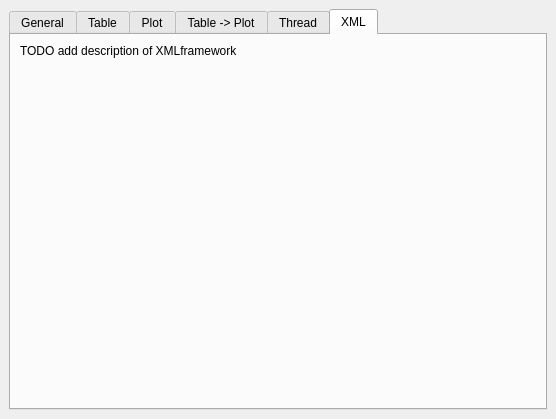
<ui version="4.0" >
 <class>SampleModuleWidget</class>
 <widget class="QWidget" name="SampleModuleWidget" >
  <property name="geometry" >
   <rect>
    <x>0</x>
    <y>0</y>
    <width>556</width>
    <height>419</height>
   </rect>
  </property>
  <property name="contextMenuPolicy" >
   <enum>Qt::ActionsContextMenu</enum>
  </property>
  <property name="windowTitle" >
   <string>Sample Widget</string>
  </property>
  <layout class="QVBoxLayout" >
   <property name="margin" >
    <number>9</number>
   </property>
   <property name="spacing" >
    <number>6</number>
   </property>
   <item>
    <widget class="QTabWidget" name="tabWidget" >
     <property name="currentIndex" >
      <number>5</number>
     </property>
     <widget class="QWidget" name="tab" >
      <attribute name="title" >
       <string>General</string>
      </attribute>
      <layout class="QVBoxLayout" >
       <property name="margin" >
        <number>9</number>
       </property>
       <property name="spacing" >
        <number>6</number>
       </property>
       <item>
        <layout class="QVBoxLayout" >
         <property name="margin" >
          <number>0</number>
         </property>
         <property name="spacing" >
          <number>6</number>
         </property>
         <item>
          <widget class="QLabel" name="sampleLabel" >
           <property name="text" >
            <string>I am a sample widget. Create similar widgets like this:</string>
           </property>
          </widget>
         </item>
         <item>
          <widget class="QTextEdit" name="textEdit" >
           <property name="readOnly" >
            <bool>true</bool>
           </property>
           <property name="html" >
            <string>&lt;html>&lt;head>&lt;meta name="qrichtext" content="1" />&lt;style type="text/css">
p, li { white-space: pre-wrap; }
&lt;/style>&lt;/head>&lt;body style=" font-family:'Sans Serif'; font-size:9pt; font-weight:400; font-style:normal; text-decoration:none;">
&lt;p style=" margin-top:0px; margin-bottom:0px; margin-left:0px; margin-right:0px; -qt-block-indent:0; text-indent:0px;">&lt;span style=" font-weight:600;">1)&lt;/span> Create widget with QT designer and save to /src/gui/ui_xml.&lt;/p>
&lt;p style="-qt-paragraph-type:empty; margin-top:0px; margin-bottom:0px; margin-left:0px; margin-right:0px; -qt-block-indent:0; text-indent:0px;">&lt;/p>
&lt;p style=" margin-top:0px; margin-bottom:0px; margin-left:0px; margin-right:0px; -qt-block-indent:0; text-indent:0px;">&lt;span style=" font-weight:600;">2) &lt;/span>Create subclass in /src/gui which inherits from Ui::ClassName and QWidget (see implementation of SampleModuleWidget).&lt;/p>
&lt;p style="-qt-paragraph-type:empty; margin-top:0px; margin-bottom:0px; margin-left:0px; margin-right:0px; -qt-block-indent:0; text-indent:0px;">&lt;/p>
&lt;p style=" margin-top:0px; margin-bottom:0px; margin-left:0px; margin-right:0px; -qt-block-indent:0; text-indent:0px;">&lt;span style=" font-weight:600;">3)&lt;/span> Add setupUi(this) to the constructor to initialize the widget contents.&lt;/p>
&lt;p style="-qt-paragraph-type:empty; margin-top:0px; margin-bottom:0px; margin-left:0px; margin-right:0px; -qt-block-indent:0; text-indent:0px;">&lt;/p>
&lt;p style=" margin-top:0px; margin-bottom:0px; margin-left:0px; margin-right:0px; -qt-block-indent:0; text-indent:0px;">&lt;span style=" font-weight:600;">4)&lt;/span> Write your code for the widget.&lt;/p>
&lt;p style="-qt-paragraph-type:empty; margin-top:0px; margin-bottom:0px; margin-left:0px; margin-right:0px; -qt-block-indent:0; text-indent:0px;">&lt;/p>
&lt;p style=" margin-top:0px; margin-bottom:0px; margin-left:0px; margin-right:0px; -qt-block-indent:0; text-indent:0px;">&lt;span style=" font-weight:600;">5)&lt;/span> Construct the widget and pass it to ModuleManager::addModule() in MainWindow::setupModules().&lt;/p>&lt;/body>&lt;/html></string>
           </property>
          </widget>
         </item>
        </layout>
       </item>
      </layout>
     </widget>
     <widget class="QWidget" name="tab_2" >
      <attribute name="title" >
       <string>Table</string>
      </attribute>
      <layout class="QVBoxLayout" >
       <property name="margin" >
        <number>9</number>
       </property>
       <property name="spacing" >
        <number>6</number>
       </property>
       <item>
        <layout class="QVBoxLayout" >
         <property name="margin" >
          <number>0</number>
         </property>
         <property name="spacing" >
          <number>6</number>
         </property>
         <item>
          <widget class="QLabel" name="label" >
           <property name="text" >
            <string>In the designer, promote normal QTableWidgets to IvkTableWidgets with header IvkTableWidget.h" to get an exportable table like this:</string>
           </property>
           <property name="wordWrap" >
            <bool>true</bool>
           </property>
          </widget>
         </item>
         <item>
          <widget class="IvkTableWidget" name="tableWidget" >
           <property name="rowCount" >
            <number>3</number>
           </property>
           <property name="columnCount" >
            <number>3</number>
           </property>
           <row/>
           <row/>
           <row/>
           <column/>
           <column/>
           <column/>
           <item row="0" column="0" >
            <property name="text" >
             <string>oppp</string>
            </property>
           </item>
           <item row="0" column="1" >
            <property name="text" >
             <string>tz</string>
            </property>
           </item>
           <item row="0" column="2" >
            <property name="text" >
             <string>gh</string>
            </property>
           </item>
           <item row="1" column="0" >
            <property name="text" >
             <string>ijkl</string>
            </property>
           </item>
           <item row="1" column="1" >
            <property name="text" >
             <string>dffdsgsdfg</string>
            </property>
           </item>
           <item row="1" column="2" >
            <property name="text" >
             <string>32423</string>
            </property>
           </item>
           <item row="2" column="0" >
            <property name="text" >
             <string>afdyxc</string>
            </property>
           </item>
           <item row="2" column="1" >
            <property name="text" >
             <string>sdfgvcx</string>
            </property>
           </item>
           <item row="2" column="2" >
            <property name="text" >
             <string>324</string>
            </property>
           </item>
          </widget>
         </item>
        </layout>
       </item>
      </layout>
     </widget>
     <widget class="QWidget" name="tab_3" >
      <attribute name="title" >
       <string>Plot</string>
      </attribute>
      <layout class="QVBoxLayout" >
       <property name="margin" >
        <number>9</number>
       </property>
       <property name="spacing" >
        <number>6</number>
       </property>
       <item>
        <layout class="QVBoxLayout" >
         <property name="margin" >
          <number>0</number>
         </property>
         <property name="spacing" >
          <number>6</number>
         </property>
         <item>
          <widget class="QLabel" name="asdfg" >
           <property name="text" >
            <string>In the designer, promote a normal "Widget" to an IvkPlot widget with header "IvkPlot.h" to get a custom plot widget like this:</string>
           </property>
           <property name="wordWrap" >
            <bool>true</bool>
           </property>
          </widget>
         </item>
         <item>
          <widget class="IvkPlot" native="1" name="plotWidget" />
         </item>
        </layout>
       </item>
      </layout>
     </widget>
     <widget class="QWidget" name="widget" >
      <attribute name="title" >
       <string>Table -> Plot</string>
      </attribute>
      <layout class="QVBoxLayout" >
       <property name="margin" >
        <number>9</number>
       </property>
       <property name="spacing" >
        <number>6</number>
       </property>
       <item>
        <widget class="QTabWidget" name="tabWidget_2" >
         <property name="currentIndex" >
          <number>0</number>
         </property>
         <widget class="QWidget" name="tab_4" >
          <attribute name="title" >
           <string>Howto</string>
          </attribute>
          <layout class="QVBoxLayout" >
           <property name="margin" >
            <number>9</number>
           </property>
           <property name="spacing" >
            <number>6</number>
           </property>
           <item>
            <widget class="QTextEdit" name="textEdit_2" >
             <property name="html" >
              <string>&lt;html>&lt;head>&lt;meta name="qrichtext" content="1" />&lt;style type="text/css">
p, li { white-space: pre-wrap; }
&lt;/style>&lt;/head>&lt;body style=" font-family:'Sans Serif'; font-size:9pt; font-weight:400; font-style:normal; text-decoration:none;">
&lt;p style=" margin-top:0px; margin-bottom:0px; margin-left:0px; margin-right:0px; -qt-block-indent:0; text-indent:0px;">&lt;span style=" font-style:italic;">(see SampleModuleWidget::setupTablePlotLink() for the demonstration code)&lt;/span>&lt;/p>
&lt;p style="-qt-paragraph-type:empty; margin-top:0px; margin-bottom:0px; margin-left:0px; margin-right:0px; -qt-block-indent:0; text-indent:0px;">&lt;/p>
&lt;p style=" margin-top:0px; margin-bottom:0px; margin-left:0px; margin-right:0px; -qt-block-indent:0; text-indent:0px;">&lt;span style=" font-weight:600;">1)&lt;/span> Create the table and plot widgets you want to link and make sure you have pointer access to them.&lt;/p>
&lt;p style="-qt-paragraph-type:empty; margin-top:0px; margin-bottom:0px; margin-left:0px; margin-right:0px; -qt-block-indent:0; text-indent:0px;">&lt;/p>
&lt;p style="-qt-paragraph-type:empty; margin-top:0px; margin-bottom:0px; margin-left:0px; margin-right:0px; -qt-block-indent:0; text-indent:0px;">&lt;/p>
&lt;p style=" margin-top:0px; margin-bottom:0px; margin-left:0px; margin-right:0px; -qt-block-indent:0; text-indent:0px;">&lt;span style=" font-weight:600;">2)&lt;/span> Call &lt;span style=" font-weight:600;">pointerTable-&amp;gt;attachPlot(pointerPlot)&lt;/span>. As of now, one table can only have one attached plot.&lt;/p>
&lt;p style="-qt-paragraph-type:empty; margin-top:0px; margin-bottom:0px; margin-left:0px; margin-right:0px; -qt-block-indent:0; text-indent:0px;">&lt;/p>
&lt;p style="-qt-paragraph-type:empty; margin-top:0px; margin-bottom:0px; margin-left:0px; margin-right:0px; -qt-block-indent:0; text-indent:0px;">&lt;/p>
&lt;p style=" margin-top:0px; margin-bottom:0px; margin-left:0px; margin-right:0px; -qt-block-indent:0; text-indent:0px;">&lt;span style=" font-weight:600;">3) &lt;/span>Specify which information should be exported to the Plot. You do this by calling &lt;span style=" font-weight:600;">pointerTable-&amp;gt;addAttachedPlotCurve()&lt;/span> and passing two &lt;span style=" font-weight:600;">TablePlotLink&lt;/span> objects. The first one specifies what should be used as the x coordinates, the second one specifies the values for the y coordinates.&lt;/p>
&lt;p style="-qt-paragraph-type:empty; margin-top:0px; margin-bottom:0px; margin-left:0px; margin-right:0px; -qt-block-indent:0; text-indent:0px;">&lt;/p>
&lt;p style=" margin-top:0px; margin-bottom:0px; margin-left:0px; margin-right:0px; -qt-block-indent:0; text-indent:0px;">&lt;span style=" font-weight:600;">TablePlotLink&lt;/span> objects are &lt;span style=" font-weight:600;">constructed with 2 parameters:&lt;/span>&lt;/p>
&lt;p style="-qt-paragraph-type:empty; margin-top:0px; margin-bottom:0px; margin-left:0px; margin-right:0px; -qt-block-indent:0; text-indent:0px;">&lt;/p>
&lt;p style=" margin-top:0px; margin-bottom:0px; margin-left:0px; margin-right:0px; -qt-block-indent:0; text-indent:0px;">The &lt;span style=" font-weight:600;">first parameter&lt;/span> specifies which &lt;span style=" font-weight:600;">kind of information&lt;/span> to use and can be one of &lt;span style=" font-weight:600;">TablePlotLink::colIndex&lt;/span>, &lt;span style=" font-weight:600;">TablePlotLink::colValues&lt;/span>, &lt;span style=" font-weight:600;">TablePlotLink::rowIndex&lt;/span> or &lt;span style=" font-weight:600;">TablePlotLink::rowValues&lt;/span>.&lt;/p>
&lt;p style="-qt-paragraph-type:empty; margin-top:0px; margin-bottom:0px; margin-left:0px; margin-right:0px; -qt-block-indent:0; text-indent:0px;">&lt;/p>
&lt;p style=" margin-top:0px; margin-bottom:0px; margin-left:0px; margin-right:0px; -qt-block-indent:0; text-indent:0px;">The &lt;span style=" font-weight:600;">second parameter&lt;/span> offers &lt;span style=" font-weight:600;">additional settings&lt;/span>:&lt;/p>
&lt;p style=" margin-top:0px; margin-bottom:0px; margin-left:0px; margin-right:0px; -qt-block-indent:0; text-indent:0px;">- If you are using &lt;span style=" font-weight:600;">row or column indices:&lt;/span> It is &lt;span style=" font-weight:600;">optional&lt;/span> and gives a &lt;span style=" font-weight:600;">factor&lt;/span> by which to multiply the indices.&lt;/p>
&lt;p style=" margin-top:0px; margin-bottom:0px; margin-left:0px; margin-right:0px; -qt-block-indent:0; text-indent:0px;">- If you are using&lt;span style=" font-weight:600;"> row or column values:&lt;/span> It is &lt;span style=" font-weight:600;">required&lt;/span> and gives the &lt;span style=" font-weight:600;">row or column ID&lt;/span> from which the values should be taken.&lt;/p>
&lt;p style="-qt-paragraph-type:empty; margin-top:0px; margin-bottom:0px; margin-left:0px; margin-right:0px; -qt-block-indent:0; text-indent:0px;">&lt;/p>
&lt;p style="-qt-paragraph-type:empty; margin-top:0px; margin-bottom:0px; margin-left:0px; margin-right:0px; -qt-block-indent:0; text-indent:0px;">&lt;/p>
&lt;p style=" margin-top:0px; margin-bottom:0px; margin-left:0px; margin-right:0px; -qt-block-indent:0; text-indent:0px;">&lt;span style=" font-weight:600;">4)&lt;/span> Update the plot by manually calling &lt;span style=" font-weight:600;">tablePointer-&amp;gt;updatePlot()&lt;/span>, by connecting signals to the &lt;span style=" font-weight:600;">table's updatePlot()&lt;/span> &lt;span style=" font-weight:600;">slot&lt;/span> or by enabling auto update when the table contents change with a call of &lt;span style=" font-weight:600;">tablePointer-&amp;gt;setAutoUpdatePlot(true)&lt;/span>.&lt;/p>&lt;/body>&lt;/html></string>
             </property>
            </widget>
           </item>
          </layout>
         </widget>
         <widget class="QWidget" name="tab_5" >
          <attribute name="title" >
           <string>Example</string>
          </attribute>
          <layout class="QVBoxLayout" >
           <property name="margin" >
            <number>9</number>
           </property>
           <property name="spacing" >
            <number>6</number>
           </property>
           <item>
            <widget class="IvkTableWidget" name="linkDemoTable" >
             <property name="rowCount" >
              <number>5</number>
             </property>
             <property name="columnCount" >
              <number>3</number>
             </property>
             <row/>
             <row/>
             <row/>
             <row/>
             <row/>
             <column/>
             <column/>
             <column/>
             <item row="0" column="0" >
              <property name="text" >
               <string>123</string>
              </property>
             </item>
             <item row="0" column="1" >
              <property name="text" >
               <string>234</string>
              </property>
             </item>
             <item row="0" column="2" >
              <property name="text" >
               <string>314</string>
              </property>
             </item>
             <item row="1" column="0" >
              <property name="text" >
               <string>345</string>
              </property>
             </item>
             <item row="1" column="1" >
              <property name="text" >
               <string>546</string>
              </property>
             </item>
             <item row="1" column="2" >
              <property name="text" >
               <string>253</string>
              </property>
             </item>
             <item row="2" column="0" >
              <property name="text" >
               <string>165</string>
              </property>
             </item>
             <item row="2" column="1" >
              <property name="text" >
               <string>265</string>
              </property>
             </item>
             <item row="2" column="2" >
              <property name="text" >
               <string>467</string>
              </property>
             </item>
             <item row="3" column="0" >
              <property name="text" >
               <string>346</string>
              </property>
             </item>
             <item row="3" column="1" >
              <property name="text" >
               <string>412</string>
              </property>
             </item>
             <item row="3" column="2" >
              <property name="text" >
               <string>235</string>
              </property>
             </item>
             <item row="4" column="0" >
              <property name="text" >
               <string>132</string>
              </property>
             </item>
             <item row="4" column="1" >
              <property name="text" >
               <string>698</string>
              </property>
             </item>
             <item row="4" column="2" >
              <property name="text" >
               <string>287</string>
              </property>
             </item>
            </widget>
           </item>
           <item>
            <widget class="IvkPlot" native="1" name="linkDemoPlot" >
             <property name="minimumSize" >
              <size>
               <width>100</width>
               <height>100</height>
              </size>
             </property>
            </widget>
           </item>
          </layout>
         </widget>
        </widget>
       </item>
      </layout>
     </widget>
     <widget class="QWidget" name="tab_6" >
      <attribute name="title" >
       <string>Thread</string>
      </attribute>
      <layout class="QVBoxLayout" >
       <property name="margin" >
        <number>9</number>
       </property>
       <property name="spacing" >
        <number>6</number>
       </property>
       <item>
        <spacer>
         <property name="orientation" >
          <enum>Qt::Vertical</enum>
         </property>
         <property name="sizeType" >
          <enum>QSizePolicy::Fixed</enum>
         </property>
         <property name="sizeHint" >
          <size>
           <width>20</width>
           <height>20</height>
          </size>
         </property>
        </spacer>
       </item>
       <item>
        <widget class="QLabel" name="label_2" >
         <property name="text" >
          <string>Please see  SampleModuleWidget::setupDemoComputationThread() and the definition of SampleComputation for the implementation details.</string>
         </property>
         <property name="wordWrap" >
          <bool>true</bool>
         </property>
        </widget>
       </item>
       <item>
        <spacer>
         <property name="orientation" >
          <enum>Qt::Vertical</enum>
         </property>
         <property name="sizeType" >
          <enum>QSizePolicy::Fixed</enum>
         </property>
         <property name="sizeHint" >
          <size>
           <width>20</width>
           <height>20</height>
          </size>
         </property>
        </spacer>
       </item>
       <item>
        <widget class="QProgressBar" name="computationProgressBar" >
         <property name="sizePolicy" >
          <sizepolicy>
           <hsizetype>5</hsizetype>
           <vsizetype>5</vsizetype>
           <horstretch>0</horstretch>
           <verstretch>0</verstretch>
          </sizepolicy>
         </property>
         <property name="value" >
          <number>0</number>
         </property>
         <property name="orientation" >
          <enum>Qt::Horizontal</enum>
         </property>
        </widget>
       </item>
       <item>
        <widget class="QPushButton" name="computeButton" >
         <property name="sizePolicy" >
          <sizepolicy>
           <hsizetype>1</hsizetype>
           <vsizetype>0</vsizetype>
           <horstretch>0</horstretch>
           <verstretch>0</verstretch>
          </sizepolicy>
         </property>
         <property name="text" >
          <string>Compute!</string>
         </property>
        </widget>
       </item>
       <item>
        <widget class="QLabel" name="computationTextLabel" >
         <property name="text" >
          <string>Waiting for task text...</string>
         </property>
         <property name="alignment" >
          <set>Qt::AlignCenter</set>
         </property>
        </widget>
       </item>
       <item>
        <spacer>
         <property name="orientation" >
          <enum>Qt::Vertical</enum>
         </property>
         <property name="sizeHint" >
          <size>
           <width>514</width>
           <height>131</height>
          </size>
         </property>
        </spacer>
       </item>
      </layout>
     </widget>
     <widget class="QWidget" name="tab_7" >
      <attribute name="title" >
       <string>XML</string>
      </attribute>
      <layout class="QVBoxLayout" >
       <property name="margin" >
        <number>9</number>
       </property>
       <property name="spacing" >
        <number>6</number>
       </property>
       <item>
        <widget class="QLabel" name="label_3" >
         <property name="text" >
          <string>TODO add description of XMLframework</string>
         </property>
        </widget>
       </item>
       <item>
        <spacer>
         <property name="orientation" >
          <enum>Qt::Vertical</enum>
         </property>
         <property name="sizeHint" >
          <size>
           <width>20</width>
           <height>231</height>
          </size>
         </property>
        </spacer>
       </item>
      </layout>
     </widget>
    </widget>
   </item>
  </layout>
 </widget>
 <customwidgets>
  <customwidget>
   <class>IvkPlot</class>
   <extends>QWidget</extends>
   <header>IvkPlot.h</header>
  </customwidget>
  <customwidget>
   <class>IvkTableWidget</class>
   <extends>QTableWidget</extends>
   <header>IvkTableWidget.h</header>
  </customwidget>
 </customwidgets>
 <resources/>
 <connections/>
</ui>
